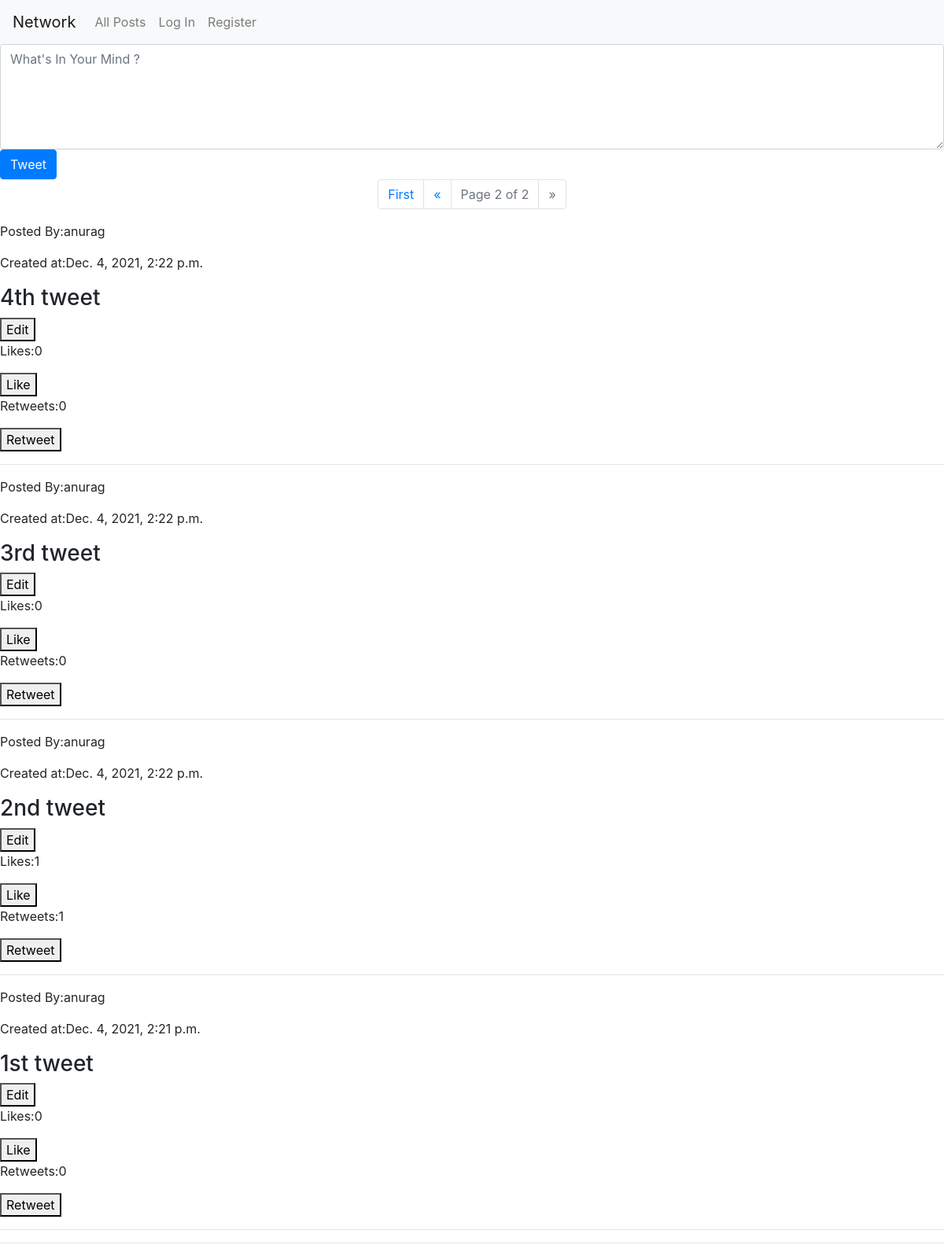
Before: /?page=2 with the older database file.
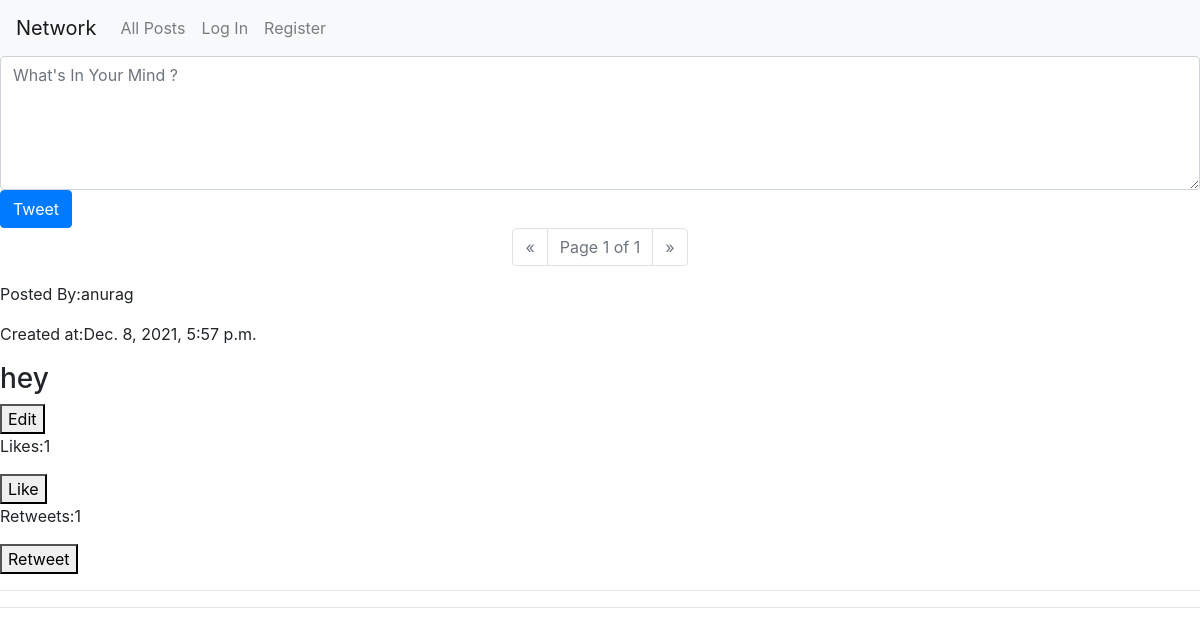
After: the same page with the newer database file.
### network/models.py (models this page shows, shortened)
class make_tweet(models.Model):
    content=models.CharField(max_length=1000,null=False)
    author=models.ForeignKey(User,on_delete=models.CASCADE,related_name="tweet")
    time_stamp=models.DateTimeField(auto_now_add=True)
    liked=models.ManyToManyField(User,related_name="like",blank=True)
    retweet=models.ManyToManyField(User,related_name="retweet",blank=True)
    def likecount(self):
        return self.liked.all().count()
    def retweetcount(self):
        return self.retweet.all().count()
    class Meta:
        ordering=['-time_stamp']

class User(AbstractUser):
    pass
    is_following=models.ManyToManyField("self",related_name="followers",blank=True,symmetrical=False)
    def __str__(self):
        return self.username

### network/views.py (the view, shortened to what this page needs)
# urls.py: path("", views.index, name="index"),
def index(request):
    tweets=make_tweet.objects.all()
    paginator=Paginator(tweets,10)
    page_number=request.GET.get("page")
    page_obj=paginator.get_page(page_number)
    return render(request, "network/index.html",{
        "page_obj":page_obj,
        "tweet_form":tweetform,
    })

### network/templates/network/index.html (shortened to what this page needs)
{% extends "network/layout.html" %}
{% block body %}
<div class="post-tweet">
    <form action="{% url 'index' %}" method="post" id="tweet-form">
        {{tweet_form}}
        <input type="submit" class="btn btn-primary" value="Tweet">
    </form>
</div>
<nav aria-label="page navigation">
  <ul class="pagination justify-content-center">
    {% if page_obj.has_previous %}
      <li class="page-item">
        <a class="page-link" href="?page=1">First</a>
      </li>
      <li class="page-item">
        <a class="page-link" href="?page={{ page_obj.previous_page_number }}">&laquo; </a>
      </li>
    {% else %}
       <li class="page-item disabled">
         <a class="page-link" href="#">&laquo;</a>
       </li>
    {% endif %}
      <li class="page-item disabled" aria-current="page">
        <span class=" current page-link">
          Page {{ page_obj.number }} of {{ page_obj.paginator.num_pages }}
        </span>
      </li>
    {% if page_obj.has_next %}
      <li class="page-item">
        <a  class="page-link" href="?page={{ page_obj.next_page_number }}"><span aria-hidden="true">&raquo;</span></a>
      </li>
      <li class="page-item">
        <a  class="page-link" href="?page={{ page_obj.paginator.num_pages }}"><span aria-hidden="true">Last</span></a>
      </li>
      {% else %}
        <li class="page-item disabled">
          <a  class="page-link" href="#"><span aria-hidden="true">&raquo;</span></a>
        </li>
    {% endif %}
  </ul>
</nav>
<div class="tweets">
    {% for tweet in page_obj %}
    <div class="tweet" id='tweet-{{tweet.id}}'onclick="location.href='{% url 'view_tweet' tweet.id %}'" >
        <div class="tweet-info">
            <p class="tweet-author" onclick="location.href='{% url 'view_profile' tweet.author %}'">Posted By:{{tweet.author}}</p>
            <p class="timestamp">Created at:{{tweet.time_stamp}}</p>
        </div>
        <h3 class="tweet-content" id="tweet-content-{{tweet.id}}">{{tweet.content}}</h3>
        <button class="edit_button " data-id="{{tweet.id}}">Edit</button>
        <p  id="like-post-{{tweet.id}}" class="like-count">Likes:{{tweet.likecount}}</p>
        <button class="like-button" data-id="{{tweet.id}}">Like</button>
        <p  id="rt-post-{{tweet.id}}" class="rt-count">Retweets:{{tweet.retweetcount}}</p>
        <button class="rt-button" data-id="{{tweet.id}}">Retweet</button>
    </div>
    <hr>
    {% endfor %}
</div>
<hr>
{% endblock %}

### network/templates/network/layout.html (shortened to what this page needs)
{% load static %}
<!DOCTYPE html>
<html lang="en">
    <head>
        <link rel="stylesheet" href="https://stackpath.bootstrapcdn.com/bootstrap/4.4.1/css/bootstrap.min.css">
        <link href="{% static 'network/styles.css' %}" rel="stylesheet">
    </head>
    <body>
        <nav class="navbar navbar-expand-lg navbar-light bg-light">
            <a class="navbar-brand" href="{% url 'index' %}">Network</a>
            <div>
              <ul class="navbar-nav mr-auto">
                <li class="nav-item">
                  <a class="nav-link" href="{% url 'index' %}">All Posts</a>
                </li>
                {% if user.is_authenticated %}
                    <li class="nav-item">
                        <a class="nav-link" href="{% url 'following' %}">Following</a>
                    </li>
                    <li class="nav-item">
                        <a class="nav-link" href="{% url 'logout' %}">Log Out</a>
                    </li>
                {% else %}
                    <li class="nav-item">
                        <a class="nav-link" href="{% url 'login' %}">Log In</a>
                    </li>
                    <li class="nav-item">
                        <a class="nav-link" href="{% url 'register' %}">Register</a>
                    </li>
                {% endif %}
              </ul>
            </div>
          </nav>
        <div class="body">
            {% block body %}
            {% endblock %}
        </div>
    </body>
</html>

Changed rows visible on the page:
removed make_tweet: author "anurag", time_stamp "Dec. 4, 2021, 2:22 p.m.", content "4th tweet", likecount "0", retweetcount "0"
removed make_tweet: author "anurag", time_stamp "Dec. 4, 2021, 2:22 p.m.", content "3rd tweet", likecount "0", retweetcount "0"
removed make_tweet: author "anurag", time_stamp "Dec. 4, 2021, 2:22 p.m.", content "2nd tweet", likecount "1", retweetcount "1"
changed make_tweet "anurag": time_stamp "Dec. 4, 2021, 2:21 p.m." → "Dec. 8, 2021, 5:57 p.m."; content "1st tweet" → "hey"; likecount "0" → "1"; retweetcount "0" → "1"
Other visible differences:
{{ page_obj.number }}: "2" → "1"
{{ page_obj.paginator.num_pages }}: "2" → "1"
text no longer shown: "First"
